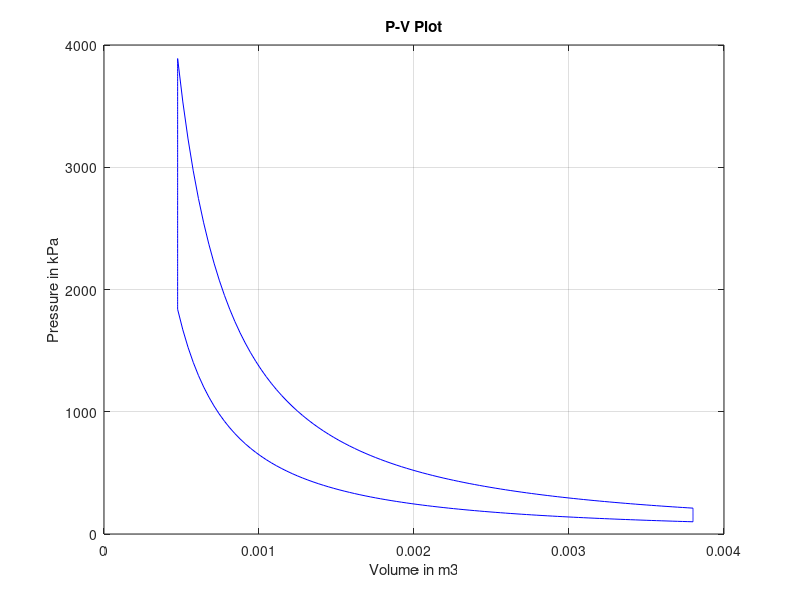

MATLAB code to generate this figure:
clc
clear

p1 = 100;
v1 = 0.0038;
t1 = 30 + 273; %in Kelvin
cr = 8;
Ru = 8.314; %in kJ/kmol-K
MW = 28.7; %in kg/kmol
R = Ru/MW; % Gas Constant for Air
Cv = 0.718;
k = 1.4;

% Determining P,V,T in all the remaining 3 states, assuming air to be an ideal gas

v2 = v1/cr; % Compression Ratio
p2 = ((cr)^k)*p1; % Adiabatic Process, v1/v2 = cr
t2 = p2*v2*t1/(p1*v1); % Mass of Air remains constant

v3 = v2; % Isochoric
t3 = 1200 + 273; % Peak Temperature given, in Kelvin
p3 = p2*v2*t3/(v3*t2);

v4 = v1; % Isochoric
p4 = ((cr)^-k)*p3; % Adiabatic, v3/v4 = v2/v1 = 1/cr = cr^-1 
t4 = p4*v4*t3/(p3*v3);

% All states defined, finding mass of air used in the cycle (in kg)

m = p1*v1/(t1*R);

% Heat Rejection happens in the Isochoric Process between states 4 and 1
% (in kJ)

Qout = - (m*Cv*(t1 - t4)) % Isochoric Process, Q = delU = mCv(delT), negative sign to just get the magnitude)

% Net Work Output, no work done in the isochoric processes (in kJ)

Win = m*Cv*(t2-t1); % Adiabatic Process, W = delU = mCv(delT)
Wout = -m*Cv*(t4-t3); % Adiabatic Process, W = delU = mCv(delT), Negative sign to just get the magnitude

Wnet = (Wout - Win)

% Thermal Efficiency, Need Qin first

Qin = m*Cv*(t3-t2);
eff = Wnet*100/Qin

% Mean Effective Pressure (in kPa)

MEP = Wnet/(v1-v2)

% P-V Plot

v_table = linspace(v2,v1,100);
p_table1 = zeros(100,1);
p_table2 = zeros(100,1);

for i = 1:100
    p_table1(i) = p1*((v1/v_table(i))^k);
    p_table2(i) = p4*((v1/v_table(i))^k);
end

v_table3 = linspace(v2,v2,100);
p_table3 = linspace(p2,p3,100);
v_table4 = linspace(v1,v1,100);
p_table4 = linspace(p1,p4,100);

figure(1)
plot(v_table,p_table1,'b')
hold on
plot(v_table,p_table2,'b') 
hold on
plot(v_table3,p_table3,'b') 
hold on 
plot(v_table4,p_table4,'b')
title('P-V Plot')
grid on
xlabel ('Volume in m3')
ylabel ('Pressure in kPa')